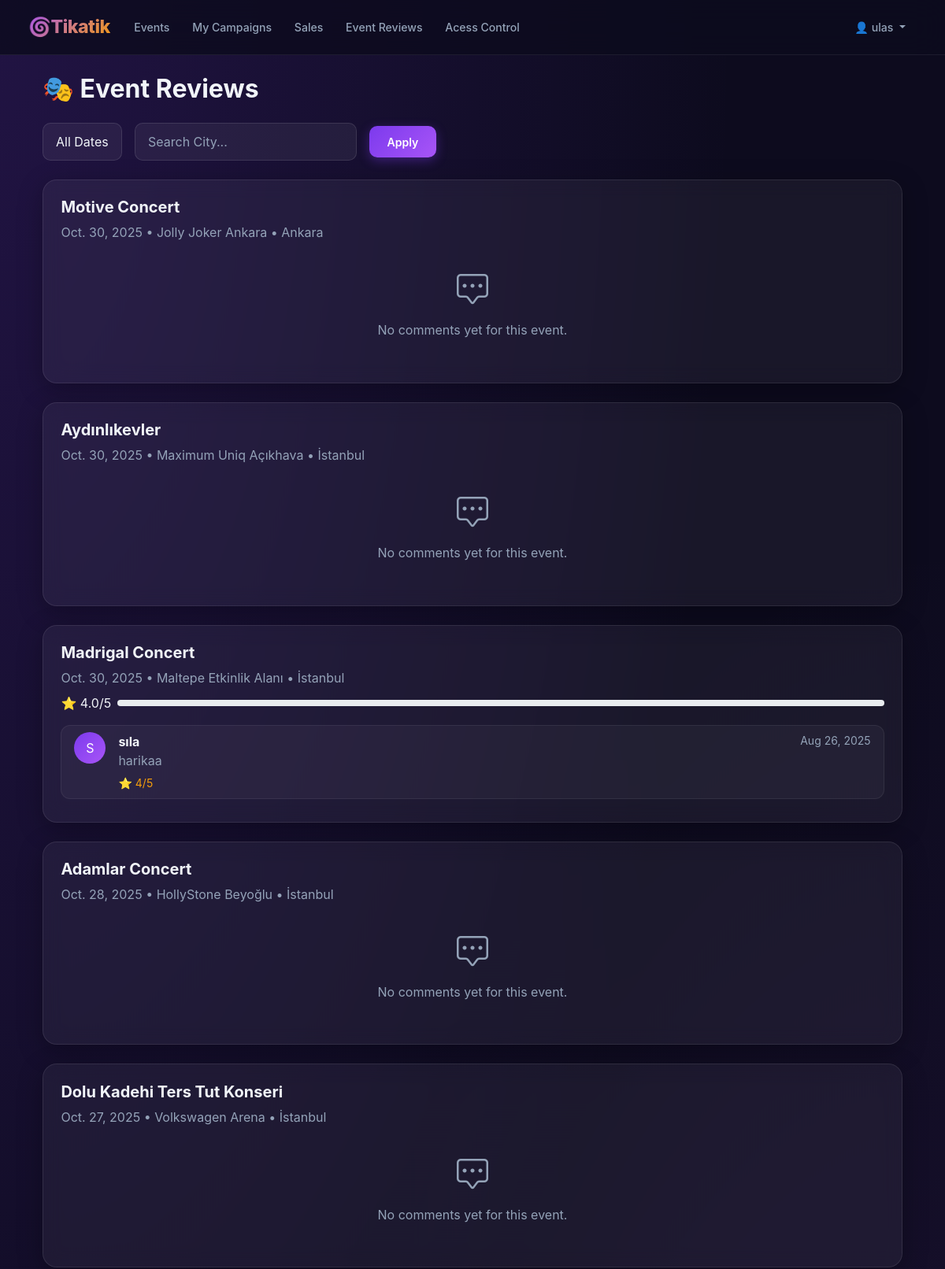
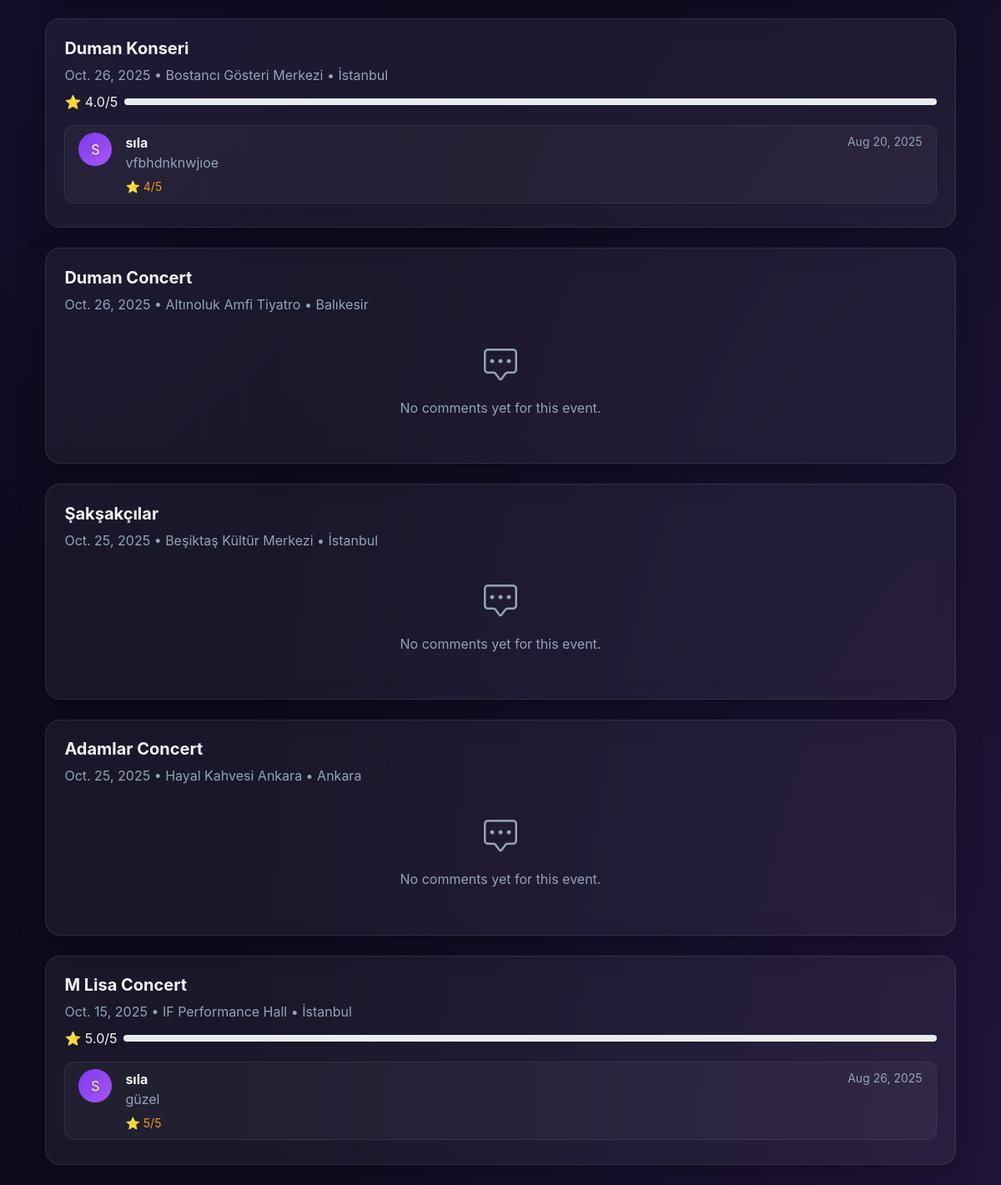
/event-reviews/ (signed in), run on an earlier commit of the app's database (2 pictures, top to bottom).
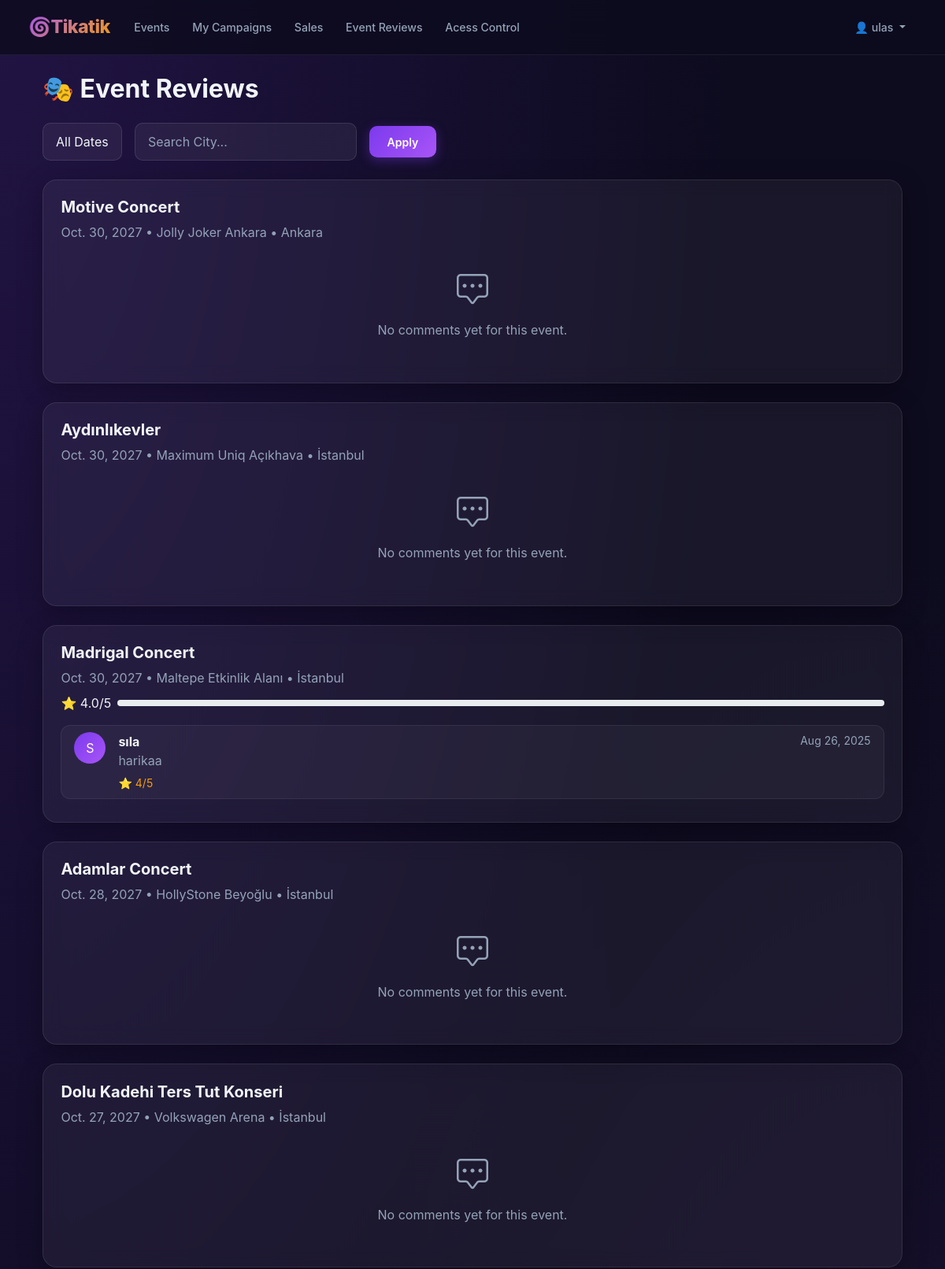
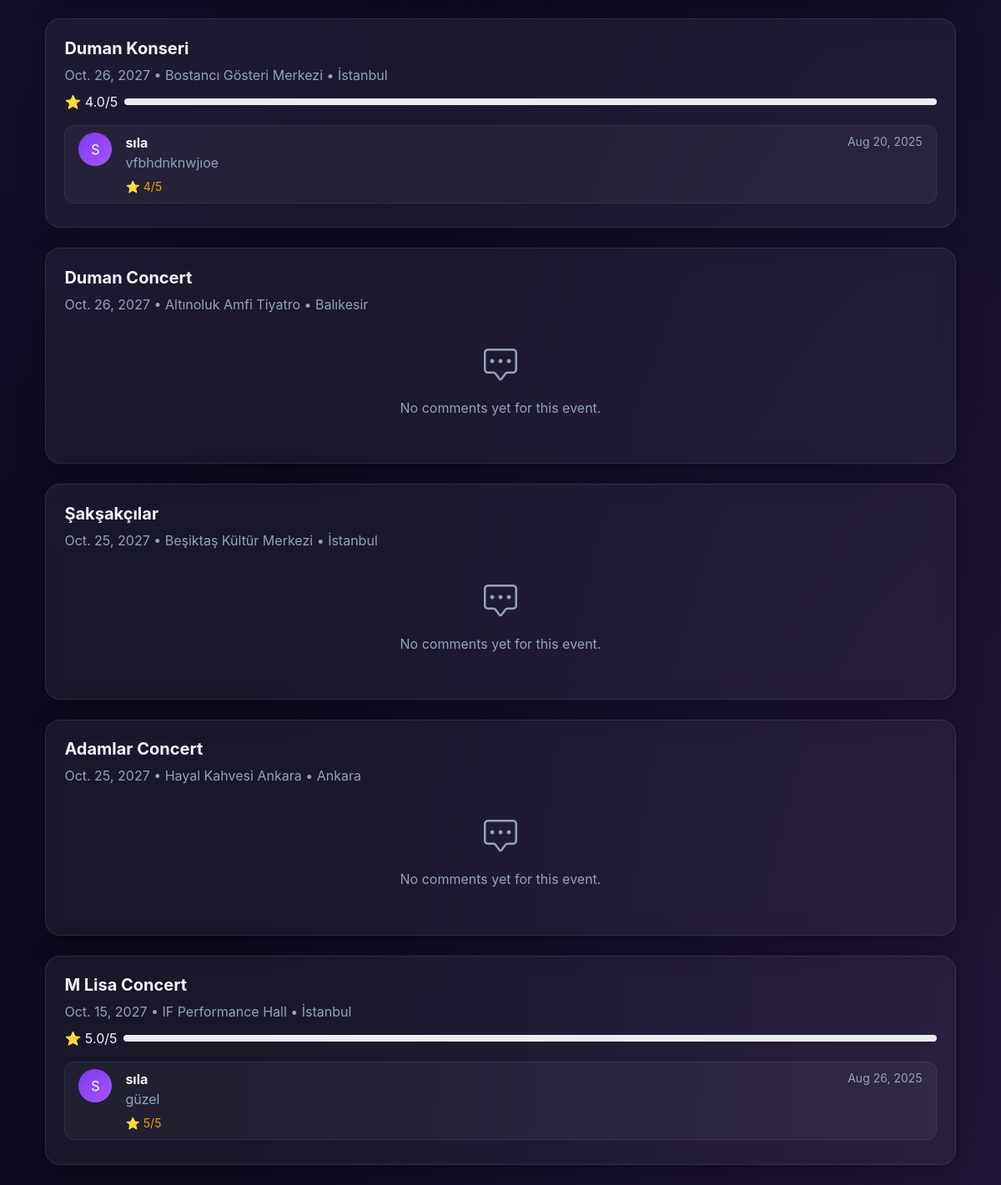
And on a later commit of the database (2 pictures, top to bottom).
### app/models.py (models this page shows, shortened)
class Event(models.Model):
    CATEGORY_CHOICES = [
        ('concert', 'Concert'),
        ('cinema', 'Cinema'),
        ('theatre', 'Theatre'), ]
    title = models.CharField(max_length=200)
    category = models.CharField(max_length=50, choices=CATEGORY_CHOICES)
    date = models.DateField()
    time = models.TimeField()
    city = models.CharField(max_length=100, help_text="City")
    location = models.CharField(max_length=100)
    description = models.TextField()
    image = models.ImageField(upload_to='events/')
    price = models.DecimalField(max_digits=8, decimal_places=2, default=500.00)
    price_a = models.DecimalField(max_digits=8, decimal_places=2, default=500)
    price_b = models.DecimalField(max_digits=8, decimal_places=2, default=750)
    price_c = models.DecimalField(max_digits=8, decimal_places=2, default=1000)
    seats_a =models.PositiveIntegerField(default=50)
    seats_b =models.PositiveIntegerField(default=50)
    seats_c =models.PositiveIntegerField(default=50)
    artist = models.ForeignKey(Artist, on_delete=models.SET_NULL, null=True, blank=True, related_name='events_by_artist', help_text="Select the artist associated with this event.")
    actor = models.ForeignKey(Actor, on_delete=models.SET_NULL, null=True, blank=True, related_name='events_by_actor', help_text="Select the actor associated with this event.")
    is_approved = models.BooleanField(default=False)
    seller = models.ForeignKey(CustomUser, on_delete=models.CASCADE, related_name='events')
    is_on_sale = models.BooleanField(default=False)
    sale_price_a = models.DecimalField(max_digits=10, decimal_places=2, null=True, blank=True)
    sale_price_b = models.DecimalField(max_digits=10, decimal_places=2, null=True, blank=True)
    sale_price_c = models.DecimalField(max_digits=10, decimal_places=2, null=True, blank=True)
    sale_start_time = models.DateTimeField(null=True, blank=True)

### app/views.py (the view, shortened to what this page needs)
# urls.py: path('event-reviews/',views.event_reviews,name='event_reviews'),
@login_required(login_url='login')
def event_reviews(request):
    selected_city = request.GET.get('city')
    date_filter = request.GET.get('date_filter', 'all')
    now = timezone.now()
    seller_events_query = Event.objects.filter(seller=request.user, is_approved=True)
    if selected_city:
        seller_events_query = seller_events_query.filter(city=selected_city)
    seller_events = seller_events_query.order_by('-date', '-time')
    event_reviews_grouped = []
    for event in seller_events:
        reviews = EventReview.objects.filter(event=event).order_by('-created_at').select_related('user')
        average_rating = reviews.aggregate(avg=Avg('rating'))['avg']
        event_reviews_grouped.append({"event": event, "reviews": reviews, "average_rating": average_rating})
    available_cities = (Event.objects.filter(seller=request.user, is_approved=True).values_list('city', flat=True).distinct().order_by('city'))
    context = { "event_reviews_grouped": event_reviews_grouped, "selected_city": selected_city,"date_filter": date_filter,"available_cities": available_cities,}
    return render(request, "app/event_reviews.html", context)

### app/templates/app/event_reviews.html (shortened to what this page needs)
{% extends 'app/satici_navbar.html' %}
{% load static %}
{% block content %}
<div class="container mt-4">
    <h2 class="mb-4">🎭 Event Reviews</h2>
    <form method="get" class="row g-3 align-items-center mb-4">
        <div class="col-auto">
            <select class="form-select" name="date_filter">
                <option value="all" {% if date_filter == "all" %}selected{% endif %}>All Dates</option>
            </select>
        </div>
        <div class="col-auto position-relative">
            <input type="text" id="citySearch"
                   class="form-control" placeholder="Search City..." value="{{ selected_city|default:'' }}">
        </div>
        <div class="col-auto">
            <button type="submit" class="btn btn-primary">Apply</button>
        </div>
    </form>
    {% if event_reviews_grouped %}
        {% for item in event_reviews_grouped %}
        <div class="card shadow-sm mb-4">
            <div class="card-body">
                <h5 class="card-title">{{ item.event.title }}</h5>
                <p class="text-muted">{{ item.event.date }} • {{ item.event.location }} • {{ item.event.city }}</p>
                {% if item.reviews %}
                <div class="mb-3">
                    {% with avg=item.average_rating %}
                    <div class="d-flex align-items-center mb-2">
                        <span class="me-2">⭐ {{ avg|floatformat:1 }}/5</span>
                        <div class="progress flex-grow-1" style="height: 8px;">
                        </div>
                    </div>
                    {% endwith %}
                </div>
                <div class="list-group">
                    {% for review in item.reviews %}
                    <div class="list-group-item d-flex align-items-start">
                        <div class="me-3">
                            <div class="rounded-circle bg-primary text-white d-flex align-items-center justify-content-center"
                                 style="width:40px; height:40px;">
                                {{ review.user.username|first|upper }}
                            </div>
                        </div>
                        <div class="flex-grow-1">
                            <div class="d-flex justify-content-between">
                                <strong>{{ review.user.username }}</strong>
                                <small class="text-muted">{{ review.created_at|date:"M d, Y" }}</small>
                            </div>
                            <p class="mb-1">{{ review.comment }}</p>
                            <small class="text-warning">⭐ {{ review.rating }}/5</small>
                        </div>
                    </div>
                    {% endfor %}
                </div>
                {% else %}
                <div class="text-center text-muted p-4">
                    <i class="bi bi-chat-square-dots fs-1"></i>
                    <p class="mt-2">No comments yet for this event.</p>
                </div>
                {% endif %}
            </div>
        </div>
        {% endfor %}
    {% else %}
        <div class="alert alert-info">No events found.</div>
    {% endif %}
</div>
{% endblock %}

What changed in the data, as far as the page shows it:
changed Event "Motive Concert": event "Oct. 30, 2025" → "Oct. 30, 2027"
changed Event "Aydınlıkevler": event "Oct. 30, 2025" → "Oct. 30, 2027"
changed Event "Madrigal Concert": event "Oct. 30, 2025" → "Oct. 30, 2027"
changed Event "HollyStone Beyoğlu": event "Oct. 28, 2025" → "Oct. 28, 2027"
changed Event "Dolu Kadehi Ters Tut Konseri": event "Oct. 27, 2025" → "Oct. 27, 2027"
changed Event "Duman Konseri": event "Oct. 26, 2025" → "Oct. 26, 2027"
changed Event "Duman Concert": event "Oct. 26, 2025" → "Oct. 26, 2027"
changed Event "Şakşakçılar": event "Oct. 25, 2025" → "Oct. 25, 2027"
changed Event "Hayal Kahvesi Ankara": event "Oct. 25, 2025" → "Oct. 25, 2027"
changed Event "M Lisa Concert": event "Oct. 15, 2025" → "Oct. 15, 2027"
